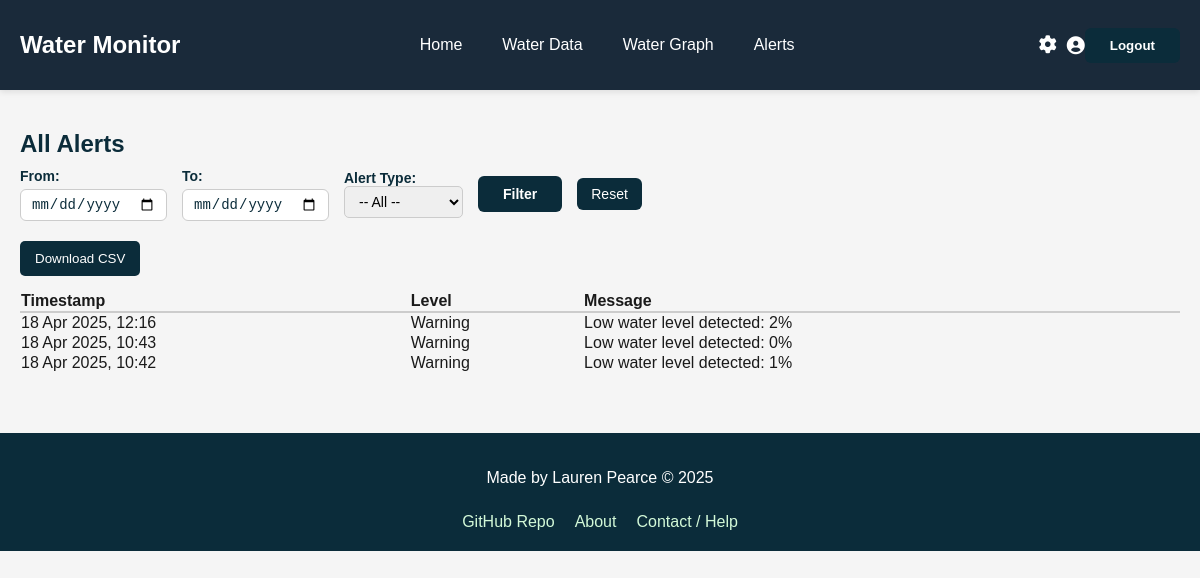
Before: /monitor/alerts/ (signed in) with the older database file.
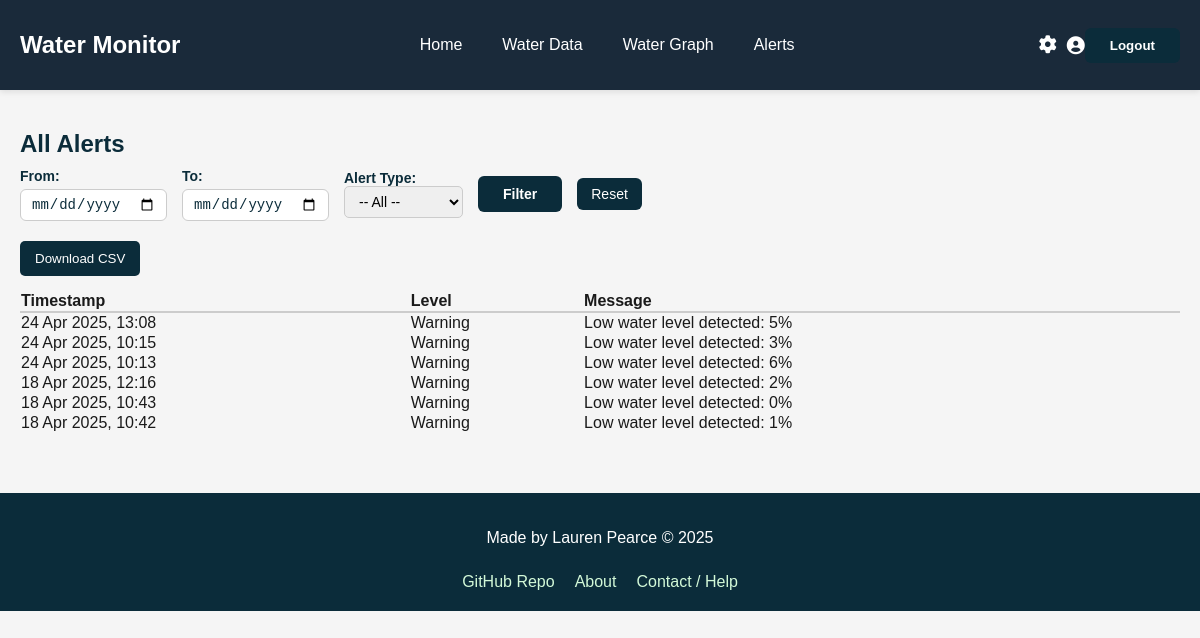
After: the same page with the newer database file.
### monitor/models.py (models this page shows, shortened)
class Alert(models.Model):
    user = models.ForeignKey(User, on_delete=models.CASCADE)
    timestamp = models.DateTimeField(auto_now_add=True)
    message = models.TextField()
    level = models.CharField(max_length=20, default='Warning')  # e.g. 'Warning', 'Critical'

### monitor/views.py (the view, shortened to what this page needs)
# urls.py: path('alerts/', views.alerts_list, name='alerts'),
@login_required
def alerts_list(request):
    alerts = Alert.objects.filter(user=request.user).order_by('-timestamp')
    start_date = request.GET.get('start_date')
    end_date = request.GET.get('end_date')
    alert_type = request.GET.get('type')
    if alert_type == 'level':
        alerts = alerts.filter(message__icontains='water level')
    elif alert_type == 'conductivity':
        alerts = alerts.filter(message__icontains='conductivity')
    context = {
        'alerts': alerts,
        'start_date': start_date or '',
        'end_date': end_date or '',
        'alert_type': alert_type or '',
    }
    return render(request, 'monitor/alerts.html', context)

### monitor/templates/monitor/alerts.html (shortened to what this page needs)
{% extends 'base.html' %}
{% block content %}
<h2>All Alerts</h2>
<form method="get" class="filter-form" style="margin-bottom: 20px;">
    <label>
        From:
        <input type="date" name="start_date" value="{{ start_date }}">
    </label>
    <label>
        To:
        <input type="date" name="end_date" value="{{ end_date }}">
    </label>
    <label>
        Alert Type:
        <select name="type">
            <option value="">-- All --</option>
        </select>
    </label>
    <button type="submit">Filter</button>
    <a href="{% url 'alerts' %}"><button type="button">Reset</button></a>
</form>
<a href="{% url 'export_alerts_csv' %}?start_date={{ start_date }}&end_date={{ end_date }}&type={{ alert_type }}">
    <button style="margin-bottom: 15px;">Download CSV</button>
</a>
{% if alerts %}
<table style="width:100%; border-collapse: collapse;">
    <thead>
        <tr>
            <th style="text-align:left; border-bottom: 2px solid #ccc;">Timestamp</th>
            <th style="text-align:left; border-bottom: 2px solid #ccc;">Level</th>
            <th style="text-align:left; border-bottom: 2px solid #ccc;">Message</th>
        </tr>
    </thead>
    <tbody>
        {% for alert in alerts %}
        <tr>
            <td>{{ alert.timestamp|date:"d M Y, H:i" }}</td>
            <td>{{ alert.level }}</td>
            <td>{{ alert.message }}</td>
        </tr>
        {% endfor %}
    </tbody>
</table>
{% else %}
<p>No alerts found for selected filter.</p>
{% endif %}
{% endblock %}

### monitor/templates/base.html (shortened to what this page needs)
<!DOCTYPE html>
{% load static %}
<html lang="en">
<head>
    <link rel="stylesheet" href="{% static 'monitor/styles.css' %}">
    <link rel="stylesheet" href="https://cdnjs.cloudflare.com/ajax/libs/font-awesome/6.0.0-beta3/css/all.min.css">
</head>
<body>
    <nav>
        <div class="logo">
            <h2>Water Monitor</h2>
        </div>
        <ul>
            <li><a href="{% url 'home' %}">Home</a></li>
            <li><a href="{% url 'water_data' %}">Water Data</a></li>
            <li><a href="{% url 'water_level_graph' %}">Water Graph</a></li>
            <li><a href="{% url 'alerts' %}">Alerts</a></li>
        </ul>
        <div class="nav-icons">
            {% if user.is_authenticated %}
                <a href="{% url 'settings' %}" title="Settings">
                    <i class="fas fa-cog"></i>
                </a>
                <i class="fas fa-user-circle"></i>
                <form action="{% url 'logout' %}" method="post" style="display: inline;">
                    <button type="submit">Logout</button>
                </form>
            {% else %}
                <a href="{% url 'login' %}"><button>Login</button></a>
                <a href="{% url 'signup' %}"><button>Sign Up</button></a>
            {% endif %}
        </div>
    </nav>
    <div class="content">
        {% block content %}{% endblock %}
    </div>
    <footer class="footer">
        <div class="footer-container">
            <p>Made by Lauren Pearce © 2025</p>
            <ul>
                <li><a href="https://github.com/lauren3pearce/water-monitor" target="_blank">GitHub Repo</a></li>
                <li><a href="{% url 'about' %}">About</a></li>
                <li><a href="{% url 'contact' %}">Contact / Help</a></li>
            </ul>
        </div>
    </footer>
</body>

### monitor/static/monitor/styles.css (style rules this page uses)
body { margin: 0; padding: 0; font-family: 'Segoe UI', Tahoma, Geneva, Verdana, sans-serif; background-color: #f5f5f5; color: #1a1a1a; }
h1, h2, h3 { color: #0b2c3a; margin-bottom: 10px; }
nav { background-color: #0b2c3a; padding: 15px 30px; display: flex; justify-content: space-between; align-items: center; color: white; box-shadow: 0 2px 6px rgba(0, 0, 0, 0.1); height: 70px; }
.logo h2 { font-size: 24px; font-weight: bold; margin: 0; color: white; }
nav h2 { margin: 0; }
nav ul { list-style: none; display: flex; gap: 20px; margin: 0; padding: 0; }
nav ul li a { color: white; text-decoration: none; font-weight: 500; }
button { background-color: #0b2c3a; color: white; border: none; padding: 10px 15px; border-radius: 5px; cursor: pointer; transition: 0.3s; }
.content { padding: 30px 40px; max-width: 1200px; margin: 0 auto; }
.footer { background-color: #0b2c3a; color: white; padding: 20px 30px; margin-top: 40px; }
.footer-container { display: flex; flex-direction: column; align-items: center; text-align: center; }
.footer-container ul { list-style: none; display: flex; gap: 20px; padding: 0; margin: 10px 0 0; }
.footer-container ul li a { color: #d3f9d8; text-decoration: none; }
.filter-form { display: flex; align-items: center; gap: 15px; margin-bottom: 20px; flex-wrap: wrap; }
.filter-form label { display: flex; flex-direction: column; font-weight: bold; color: #0b2c3a; font-size: 14px; }
.filter-form input[type="date"] { padding: 6px 10px; font-size: 14px; border: 1px solid #ccc; border-radius: 6px; margin-top: 5px; color: #0b2c3a; }
.filter-form button { background-color: #0b2c3a; color: white; border: none; padding: 8px 14px; border-radius: 6px; cursor: pointer; font-size: 14px; transition: 0.2s ease; }
select { padding: 6px 10px; border-radius: 5px; border: 1px solid #ccc; font-size: 14px; }
.nav-icons a { color: white !important; margin-left: 15px; font-size: 18px; text-decoration: none; }
.nav-icons i { color: white !important; font-size: 18px; cursor: pointer; }
button[type="submit"] { background-color: #0b2c3a; color: white; padding: 10px 25px; border: none; border-radius: 6px; font-weight: bold; cursor: pointer; transition: background 0.3s; }

### monitor/templates/base.html (style rules this page uses)
body { font-family: Arial, sans-serif; margin: 0; padding: 0; }
nav { background-color: #1a2a3a; padding: 10px 20px; display: flex; justify-content: space-between; align-items: center; color: white; }
nav ul { list-style-type: none; display: flex; margin: 0; padding: 0; }
nav ul li { margin-left: 20px; }
nav ul li a { text-decoration: none; color: white; font-size: 16px; }
.nav-icons { display: flex; align-items: center; }
.nav-icons i { margin-left: 10px; cursor: pointer; }
.content { padding: 20px; }

Changed rows visible on the page:
added Alert: timestamp "24 Apr 2025, 13:08", level "Warning", message "Low water level detected: 5%"
added Alert: timestamp "24 Apr 2025, 10:15", level "Warning", message "Low water level detected: 3%"
added Alert: timestamp "24 Apr 2025, 10:13", level "Warning", message "Low water level detected: 6%"
